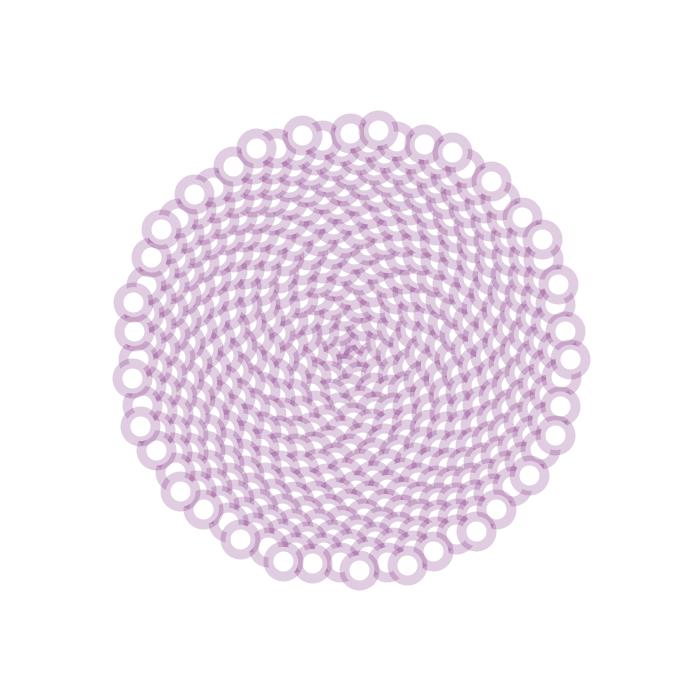
Frame 1 (no input)
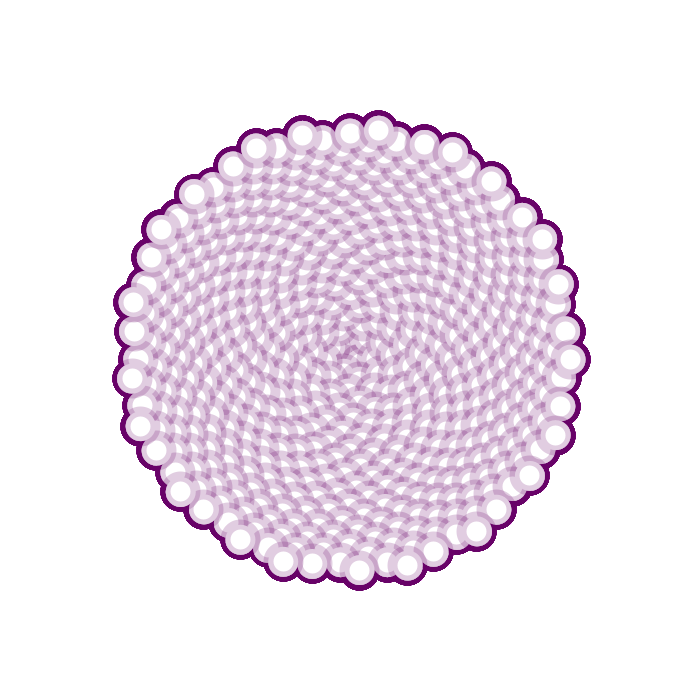
Frame 60 (the mouse pressed at the canvas centre just before this capture)
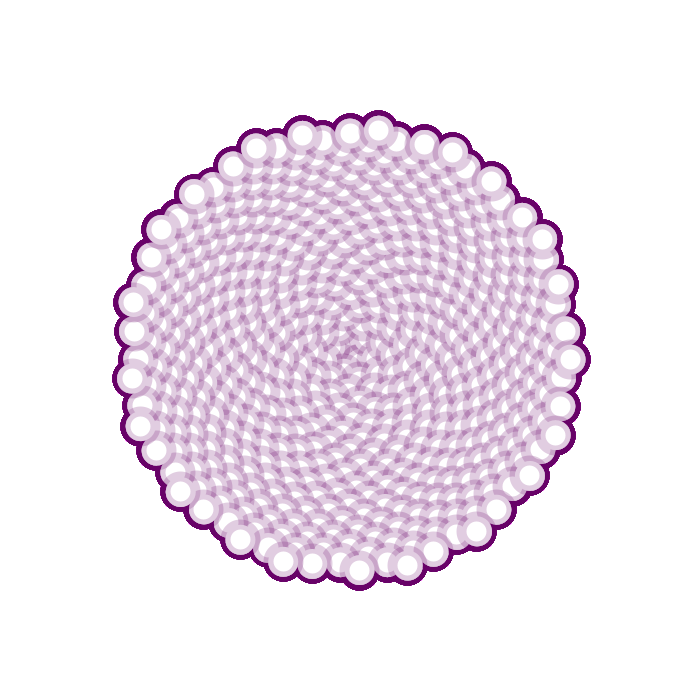
Frame 120 (the mouse held since frame 60 and released just before this capture)

The Processing sketch that drew these frames (run headless with seeded random() and noise(); from frame 60 on, the mouse is pressed at the canvas centre):

// Processing sketch: processing_134305
// ── processing_134305.pde


void setup() {
  size(700, 700);
  //ellipseMode(CENTER);
  background(255);
  smooth();
}
 
 
//sunflower pattern
void draw(){
  patternDraw();
}

void patternDraw(){
  //pattern based on vogel's spiral
  //http://en.wikipedia.org/wiki/Fibonacci_number#In_nature
 
 stroke(100.0,0.0,100.0,50);
 //fill(100,0,100,50);
 pushMatrix();
 scale(10);

 float r, t;
 for (int n = 1; n<500; n++){
    r = sqrt(n);
    t = 137.5 * (PI/180) * n;
    
    //println(r*cos(t));
    //println(r*sin(t));
    ellipse(r*cos(t)+35, r*sin(t)+35, 3,3);
      
  }
 
 popMatrix();
   
}


/*
n=1:500;
r=sqrt(n);
t=137.5*pi/180*n;
plot(r.*cos(t),r.*sin(t),'o')
*/
